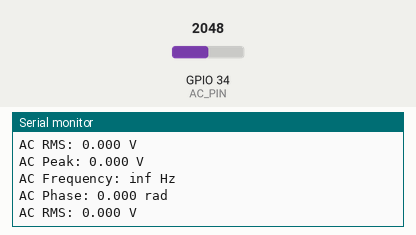
This sketch was run on a simulated ESP32. On the bench: the last lines printed to the serial monitor. The test bench sets the inputs (shaded band); at power-on: GPIO 34 (AC_PIN) = 2048.

Above: at 1.2 s.
1.3 s: GPIO 34 (AC_PIN) set to 1228
At 2.3 s:
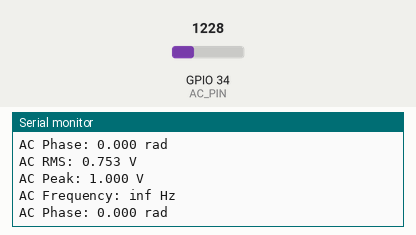
2.8 s: GPIO 34 (AC_PIN) set to 2866
At 3.7 s:
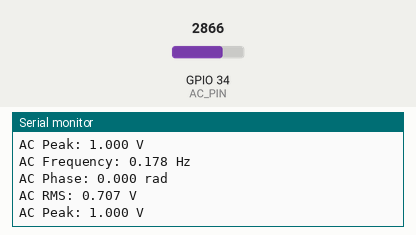
Timing chart, 0 to 4.3 s (numbered marks = the images above; inputs shaded):
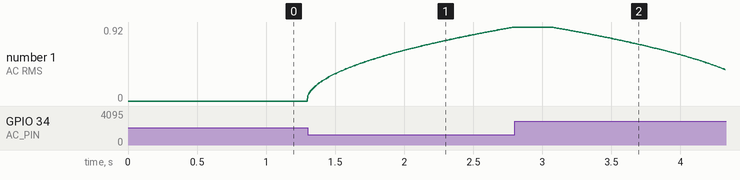

Measured:
- after the input at 1.3 s, the serial monitor: prints a new line at once (image 1)
- plotted number 1: 0 → 0.92 after the input at 1.3 s

The sketch:

gaussian.ino
```cpp
// Arduino code for esp32 implementing 50Hz AC line analyzer
// This code is generated by Bing and is not guaranteed to work correctly or safely
// Use it at your own risk and with proper safety precautions

// Define the analog input pin for AC signal
#define AC_PIN 34

// Define the sampling frequency (Hz)
#define FS 1000

// Define the buffer size for storing samples
#define BUFFER_SIZE 256

// Define the number of samples per cycle (50 Hz)
#define SAMPLES_PER_CYCLE 20

// Define the threshold for zero crossing detection
#define ZERO_THRESHOLD 0.1

// Define the gaussian filter parameters
#define GAUSSIAN_MEAN 0
#define GAUSSIAN_STD 0.1

// Define the phase locked loop parameters
#define PLL_KP 0.1
#define PLL_KI 0.01

// Declare the buffer array for storing samples
float buffer[BUFFER_SIZE];

// Declare the index variable for buffer
int buffer_index = 0;

// Declare the variables for gaussian filter
float gaussian_max = 0;
float gaussian_min = 0;
float gaussian_sum = 0;
float gaussian_count = 0;

// Declare the variables for phase locked loop
float pll_phase = 0;
float pll_freq = 0;
float pll_error = 0;
float pll_integral = 0;

// Declare the variables for zero crossing detection
bool zero_crossed = false;
float zero_crossing_time = 0;

// Declare the variables for AC signal analysis
float ac_rms = 0;
float ac_peak = 0;
float ac_freq = 0;
float ac_phase = 0;

// Initialize the serial communication
void setup() {
  Serial.begin(115200);
}

// Main loop
void loop() {
  // Read the analog input and map it to [-1, 1] range
  float ac_sample = analogRead(AC_PIN);
  ac_sample = map(ac_sample, 0, 4095, -1, 1);

  // Store the sample in the buffer
  buffer[buffer_index] = ac_sample;
  buffer_index = (buffer_index + 1) % BUFFER_SIZE;

  // Update the gaussian filter
  update_gaussian_filter(ac_sample);

  // Update the phase locked loop
  update_phase_locked_loop(ac_sample);

  // Detect the zero crossing
  detect_zero_crossing(ac_sample);

  // Analyze the AC signal
  analyze_ac_signal();

  // Print the results
  print_results();

  // Wait for the next sampling interval
  delay(1000 / FS);
}

// Update the gaussian filter
void update_gaussian_filter(float sample) {
  // Calculate the gaussian weight for the sample
  float gaussian_weight = exp(-0.5 * pow((sample - GAUSSIAN_MEAN) / GAUSSIAN_STD, 2));

  // Update the gaussian max and min
  if (sample > gaussian_max) {
    gaussian_max = sample;
  }
  if (sample < gaussian_min) {
    gaussian_min = sample;
  }

  // Update the gaussian sum and count
  gaussian_sum += sample * gaussian_weight;
  gaussian_count += gaussian_weight;
}

// Update the phase locked loop
void update_phase_locked_loop(float sample) {
  // Calculate the phase error
  pll_error = sample * sin(pll_phase);

  // Update the phase and frequency
  pll_phase += 2 * PI * pll_freq / FS + PLL_KP * pll_error;
  pll_integral += PLL_KI * pll_error / FS;
  pll_freq += pll_integral;

  // Wrap the phase to [0, 2*PI] range
  pll_phase = fmod(pll_phase, 2 * PI);
}

// Detect the zero crossing
void detect_zero_crossing(float sample) {
  // Check if the sample is close to zero
  if (abs(sample) < ZERO_THRESHOLD) {
    // Check if the zero crossing has not been detected yet
    if (!zero_crossed) {
      // Mark the zero crossing as detected
      zero_crossed = true;

      // Calculate the zero crossing time
      zero_crossing_time = millis();
    }
  } else {
    // Reset the zero crossing flag
    zero_crossed = false;
  }
}

// Analyze the AC signal
void analyze_ac_signal() {
  // Calculate the AC RMS value
  ac_rms = 0;
  for (int i = 0; i < BUFFER_SIZE; i++) {
    ac_rms += pow(buffer[i], 2);
  }
  ac_rms = sqrt(ac_rms / BUFFER_SIZE);

  // Calculate the AC peak value
  ac_peak = max(abs(gaussian_max), abs(gaussian_min));

  // Calculate the AC frequency
  ac_freq = 1000 / (zero_crossing_time * 2);

  // Calculate the AC phase
  ac_phase = pll_phase;
}

// Print the results
void print_results() {
  Serial.print("AC RMS: ");
  Serial.print(ac_rms, 3);
  Serial.println(" V");

  Serial.print("AC Peak: ");
  Serial.print(ac_peak, 3);
  Serial.println(" V");

  Serial.print("AC Frequency: ");
  Serial.print(ac_freq, 3);
  Serial.println(" Hz");

  Serial.print("AC Phase: ");
  Serial.print(ac_phase, 3);
  Serial.println(" rad");

  Serial.println();
}
```
